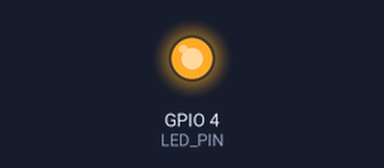
A program run on a simulated ESP32. Shown: output pins drawn as LEDs (lit = HIGH).

Above: at 1.5 s.
At 4.5 s:
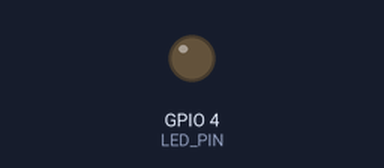
Timing chart, 0 to 7.8 s (numbered marks = the images above):
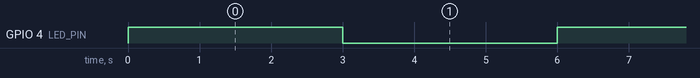

The program:

main.cpp
```cpp
#include <Arduino.h>

#include <esp_now.h>
#include <WiFi.h>

#define LED_PIN 4  // ESP32-CAM üzerinde LED flaş genellikle GPIO 4

uint8_t masterAddress[] = {0xAA, 0xBB, 0xCC, 0x11, 0x22, 0x33}; // MASTER'ın MAC adresi BURAYA yazılacak!

void setup() {
  pinMode(LED_PIN, OUTPUT);
  WiFi.mode(WIFI_STA);

  if (esp_now_init() != ESP_OK) {
    // Hata durumu
    return;
  }

  esp_now_peer_info_t peerInfo = {};
  memcpy(peerInfo.peer_addr, masterAddress, 6);
  peerInfo.channel = 0;
  peerInfo.encrypt = false;

  esp_now_add_peer(&peerInfo);
}

void loop() {
  digitalWrite(LED_PIN, HIGH);
  const char *msg = "LED_ON";
  esp_now_send(masterAddress, (uint8_t *)msg, strlen(msg));
  delay(3000);

  digitalWrite(LED_PIN, LOW);
  msg = "LED_OFF";
  esp_now_send(masterAddress, (uint8_t *)msg, strlen(msg));
  delay(3000);
}
```

Measured:
- by itself, GPIO 4 (LED_PIN): alternates HIGH for 3.0 s and LOW for 3.0 s
